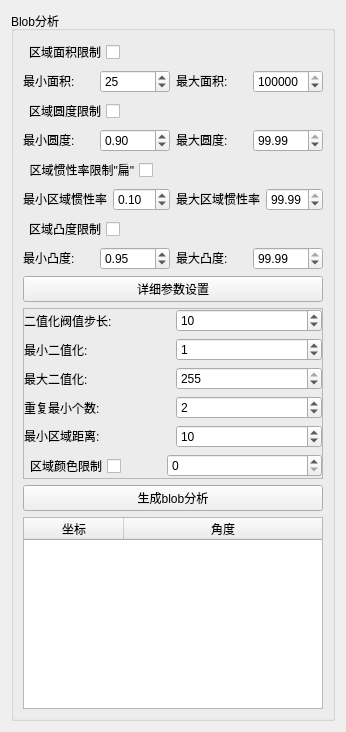
          <widget class="QWidget" name="tabBlob">
           <attribute name="title">
            <string>Blob分析</string>
           </attribute>
           <layout class="QGridLayout" name="gridLayout_5">
            <item row="0" column="0">
             <widget class="QGroupBox" name="groupBox">
              <property name="styleSheet">
               <string notr="true"/>
              </property>
              <property name="title">
               <string>Blob分析</string>
              </property>
              <property name="flat">
               <bool>false</bool>
              </property>
              <layout class="QVBoxLayout" name="verticalLayout_6">
               <item>
                <layout class="QHBoxLayout" name="horizontalLayout_2">
                 <item>
                  <widget class="QCheckBox" name="checkBox_DistrictArea">
                   <property name="sizePolicy">
                    <sizepolicy hsizetype="Fixed" vsizetype="Fixed">
                     <horstretch>0</horstretch>
                     <verstretch>0</verstretch>
                    </sizepolicy>
                   </property>
                   <property name="layoutDirection">
                    <enum>Qt::RightToLeft</enum>
                   </property>
                   <property name="text">
                    <string>区域面积限制</string>
                   </property>
                  </widget>
                 </item>
                 <item>
                  <spacer name="horizontalSpacer">
                   <property name="orientation">
                    <enum>Qt::Horizontal</enum>
                   </property>
                   <property name="sizeHint" stdset="0">
                    <size>
                     <width>40</width>
                     <height>20</height>
                    </size>
                   </property>
                  </spacer>
                 </item>
                </layout>
               </item>
               <item>
                <layout class="QHBoxLayout" name="horizontalLayout_18">
                 <item>
                  <widget class="QLabel" name="label_15">
                   <property name="text">
                    <string>&lt;html&gt;&lt;head/&gt;&lt;body&gt;&lt;p&gt;最小面积:&lt;/p&gt;&lt;/body&gt;&lt;/html&gt;</string>
                   </property>
                  </widget>
                 </item>
                 <item>
                  <widget class="QSpinBox" name="spinBox_MinArea">
                   <property name="maximum">
                    <number>999999999</number>
                   </property>
                   <property name="value">
                    <number>25</number>
                   </property>
                  </widget>
                 </item>
                 <item>
                  <widget class="QLabel" name="label_16">
                   <property name="text">
                    <string>&lt;html&gt;&lt;head/&gt;&lt;body&gt;&lt;p&gt;最大面积:&lt;/p&gt;&lt;/body&gt;&lt;/html&gt;</string>
                   </property>
                  </widget>
                 </item>
                 <item>
                  <widget class="QSpinBox" name="spinBox_MaxArea">
                   <property name="maximum">
                    <number>999999999</number>
                   </property>
                   <property name="value">
                    <number>999999999</number>
                   </property>
                  </widget>
                 </item>
                </layout>
               </item>
               <item>
                <layout class="QHBoxLayout" name="horizontalLayout_22">
                 <item>
                  <widget class="QCheckBox" name="checkBox_CircleDistrict">
                   <property name="layoutDirection">
                    <enum>Qt::RightToLeft</enum>
                   </property>
                   <property name="text">
                    <string>区域圆度限制</string>
                   </property>
                  </widget>
                 </item>
                 <item>
                  <spacer name="horizontalSpacer_2">
                   <property name="orientation">
                    <enum>Qt::Horizontal</enum>
                   </property>
                   <property name="sizeHint" stdset="0">
                    <size>
                     <width>40</width>
                     <height>20</height>
                    </size>
                   </property>
                  </spacer>
                 </item>
                </layout>
               </item>
               <item>
                <layout class="QHBoxLayout" name="horizontalLayout_19">
                 <item>
                  <widget class="QLabel" name="label_17">
                   <property name="text">
                    <string>&lt;html&gt;&lt;head/&gt;&lt;body&gt;&lt;p&gt;最小圆度:&lt;/p&gt;&lt;/body&gt;&lt;/html&gt;</string>
                   </property>
                  </widget>
                 </item>
                 <item>
                  <widget class="QDoubleSpinBox" name="spinBox_MinCircle">
                   <property name="value">
                    <double>0.900000000000000</double>
                   </property>
                  </widget>
                 </item>
                 <item>
                  <widget class="QLabel" name="label_18">
                   <property name="text">
                    <string>&lt;html&gt;&lt;head/&gt;&lt;body&gt;&lt;p&gt;最大圆度:&lt;/p&gt;&lt;/body&gt;&lt;/html&gt;</string>
                   </property>
                  </widget>
                 </item>
                 <item>
                  <widget class="QDoubleSpinBox" name="spinBox_MaxCircle">
                   <property name="value">
                    <double>99.989999999999995</double>
                   </property>
                  </widget>
                 </item>
                </layout>
               </item>
               <item>
                <layout class="QHBoxLayout" name="horizontalLayout_24">
                 <item>
                  <widget class="QCheckBox" name="checkBox_Inertia">
                   <property name="layoutDirection">
                    <enum>Qt::RightToLeft</enum>
                   </property>
                   <property name="text">
                    <string>区域惯性率限制&quot;扁&quot;</string>
                   </property>
                  </widget>
                 </item>
                 <item>
                  <spacer name="horizontalSpacer_3">
                   <property name="orientation">
                    <enum>Qt::Horizontal</enum>
                   </property>
                   <property name="sizeHint" stdset="0">
                    <size>
                     <width>40</width>
                     <height>20</height>
                    </size>
                   </property>
                  </spacer>
                 </item>
                </layout>
               </item>
               <item>
                <layout class="QHBoxLayout" name="horizontalLayout_20">
                 <item>
                  <widget class="QLabel" name="label_19">
                   <property name="text">
                    <string>&lt;html&gt;&lt;head/&gt;&lt;body&gt;&lt;p&gt;最小区域惯性率&lt;/p&gt;&lt;/body&gt;&lt;/html&gt;</string>
                   </property>
                  </widget>
                 </item>
                 <item>
                  <widget class="QDoubleSpinBox" name="spinBox_MinInertia">
                   <property name="value">
                    <double>0.100000000000000</double>
                   </property>
                  </widget>
                 </item>
                 <item>
                  <widget class="QLabel" name="label_20">
                   <property name="text">
                    <string>&lt;html&gt;&lt;head/&gt;&lt;body&gt;&lt;p&gt;最大区域惯性率&lt;/p&gt;&lt;/body&gt;&lt;/html&gt;</string>
                   </property>
                  </widget>
                 </item>
                 <item>
                  <widget class="QDoubleSpinBox" name="spinBox_MaxInertia">
                   <property name="value">
                    <double>99.989999999999995</double>
                   </property>
                  </widget>
                 </item>
                </layout>
               </item>
               <item>
                <layout class="QHBoxLayout" name="horizontalLayout_25">
                 <item>
                  <widget class="QCheckBox" name="checkBox_Convexity">
                   <property name="layoutDirection">
                    <enum>Qt::RightToLeft</enum>
                   </property>
                   <property name="text">
                    <string>区域凸度限制</string>
                   </property>
                  </widget>
                 </item>
                 <item>
                  <spacer name="horizontalSpacer_4">
                   <property name="orientation">
                    <enum>Qt::Horizontal</enum>
                   </property>
                   <property name="sizeHint" stdset="0">
                    <size>
                     <width>40</width>
                     <height>20</height>
                    </size>
                   </property>
                  </spacer>
                 </item>
                </layout>
               </item>
               <item>
                <layout class="QHBoxLayout" name="horizontalLayout_21">
                 <item>
                  <widget class="QLabel" name="label_21">
                   <property name="text">
                    <string>&lt;html&gt;&lt;head/&gt;&lt;body&gt;&lt;p&gt;最小凸度:&lt;/p&gt;&lt;/body&gt;&lt;/html&gt;</string>
                   </property>
                  </widget>
                 </item>
                 <item>
                  <widget class="QDoubleSpinBox" name="spinBox_MinConvexity">
                   <property name="value">
                    <double>0.950000000000000</double>
                   </property>
                  </widget>
                 </item>
                 <item>
                  <widget class="QLabel" name="label_22">
                   <property name="text">
                    <string>&lt;html&gt;&lt;head/&gt;&lt;body&gt;&lt;p&gt;最大凸度:&lt;/p&gt;&lt;/body&gt;&lt;/html&gt;</string>
                   </property>
                  </widget>
                 </item>
                 <item>
                  <widget class="QDoubleSpinBox" name="spinBox_MaxConvexity">
                   <property name="value">
                    <double>99.989999999999995</double>
                   </property>
                  </widget>
                 </item>
                </layout>
               </item>
               <item>
                <widget class="QPushButton" name="DetailButton">
                 <property name="text">
                  <string>详细参数设置</string>
                 </property>
                </widget>
               </item>
               <item>
                <widget class="QFrame" name="DetailFrame">
                 <property name="frameShape">
                  <enum>QFrame::StyledPanel</enum>
                 </property>
                 <property name="frameShadow">
                  <enum>QFrame::Raised</enum>
                 </property>
                 <layout class="QVBoxLayout" name="verticalLayout_5">
                  <property name="leftMargin">
                   <number>0</number>
                  </property>
                  <property name="topMargin">
                   <number>0</number>
                  </property>
                  <property name="rightMargin">
                   <number>0</number>
                  </property>
                  <property name="bottomMargin">
                   <number>0</number>
                  </property>
                  <item>
                   <layout class="QHBoxLayout" name="horizontalLayout_11">
                    <item>
                     <widget class="QLabel" name="label_10">
                      <property name="text">
                       <string>二值化阀值步长:</string>
                      </property>
                     </widget>
                    </item>
                    <item>
                     <widget class="QSpinBox" name="spinBox_ThresholdStep">
                      <property name="minimum">
                       <number>1</number>
                      </property>
                      <property name="maximum">
                       <number>250</number>
                      </property>
                      <property name="value">
                       <number>10</number>
                      </property>
                     </widget>
                    </item>
                   </layout>
                  </item>
                  <item>
                   <layout class="QHBoxLayout" name="horizontalLayout_12">
                    <item>
                     <widget class="QLabel" name="label_11">
                      <property name="text">
                       <string>最小二值化:</string>
                      </property>
                     </widget>
                    </item>
                    <item>
                     <widget class="QSpinBox" name="spinBox_MinThreshold">
                      <property name="maximum">
                       <number>250</number>
                      </property>
                      <property name="value">
                       <number>1</number>
                      </property>
                     </widget>
                    </item>
                   </layout>
                  </item>
                  <item>
                   <layout class="QHBoxLayout" name="horizontalLayout_13">
                    <item>
                     <widget class="QLabel" name="label_12">
                      <property name="text">
                       <string>最大二值化:</string>
                      </property>
                     </widget>
                    </item>
                    <item>
                     <widget class="QSpinBox" name="spinBox_MaxThreshold">
                      <property name="maximum">
                       <number>255</number>
                      </property>
                      <property name="value">
                       <number>255</number>
                      </property>
                     </widget>
                    </item>
                   </layout>
                  </item>
                  <item>
                   <layout class="QHBoxLayout" name="horizontalLayout_14">
                    <item>
                     <widget class="QLabel" name="label_13">
                      <property name="text">
                       <string>重复最小个数:</string>
                      </property>
                     </widget>
                    </item>
                    <item>
                     <widget class="QSpinBox" name="spinBox_Repeat">
                      <property name="minimum">
                       <number>1</number>
                      </property>
                      <property name="maximum">
                       <number>1000</number>
                      </property>
                      <property name="value">
                       <number>2</number>
                      </property>
                     </widget>
                    </item>
                   </layout>
                  </item>
                  <item>
                   <layout class="QHBoxLayout" name="horizontalLayout_15">
                    <item>
                     <widget class="QLabel" name="label_14">
                      <property name="text">
                       <string>&lt;html&gt;&lt;head/&gt;&lt;body&gt;&lt;p&gt;最小区域距离:&lt;/p&gt;&lt;/body&gt;&lt;/html&gt;</string>
                      </property>
                     </widget>
                    </item>
                    <item>
                     <widget class="QSpinBox" name="spinBox_MinDistance">
                      <property name="maximum">
                       <number>100000</number>
                      </property>
                      <property name="value">
                       <number>10</number>
                      </property>
                     </widget>
                    </item>
                   </layout>
                  </item>
                  <item>
                   <layout class="QHBoxLayout" name="horizontalLayout_17" stretch="0,0,1">
                    <item>
                     <widget class="QCheckBox" name="checkBox_ColorDistrict">
                      <property name="layoutDirection">
                       <enum>Qt::RightToLeft</enum>
                      </property>
                      <property name="text">
                       <string>区域颜色限制</string>
                      </property>
                     </widget>
                    </item>
                    <item>
                     <spacer name="horizontalSpacer_5">
                      <property name="orientation">
                       <enum>Qt::Horizontal</enum>
                      </property>
                      <property name="sizeHint" stdset="0">
                       <size>
                        <width>40</width>
                        <height>20</height>
                       </size>
                      </property>
                     </spacer>
                    </item>
                    <item>
                     <widget class="QSpinBox" name="spinBox_ColorDistrictValue">
                      <property name="sizePolicy">
                       <sizepolicy hsizetype="Minimum" vsizetype="Fixed">
                        <horstretch>0</horstretch>
                        <verstretch>0</verstretch>
                       </sizepolicy>
                      </property>
                      <property name="minimumSize">
                       <size>
                        <width>132</width>
                        <height>0</height>
                       </size>
                      </property>
                     </widget>
                    </item>
                   </layout>
                  </item>
                 </layout>
                </widget>
               </item>
               <item>
                <widget class="QPushButton" name="Blob">
                 <property name="text">
                  <string>生成blob分析</string>
                 </property>
                </widget>
               </item>
               <item>
                <widget class="QTableWidget" name="BLOBTableWidget">
                 <attribute name="horizontalHeaderStretchLastSection">
                  <bool>true</bool>
                 </attribute>
                 <column>
                  <property name="text">
                   <string>坐标</string>
                  </property>
                 </column>
                 <column>
                  <property name="text">
                   <string>角度</string>
                  </property>
                 </column>
                </widget>
               </item>
              </layout>
             </widget>
            </item>
           </layout>
          </widget>
